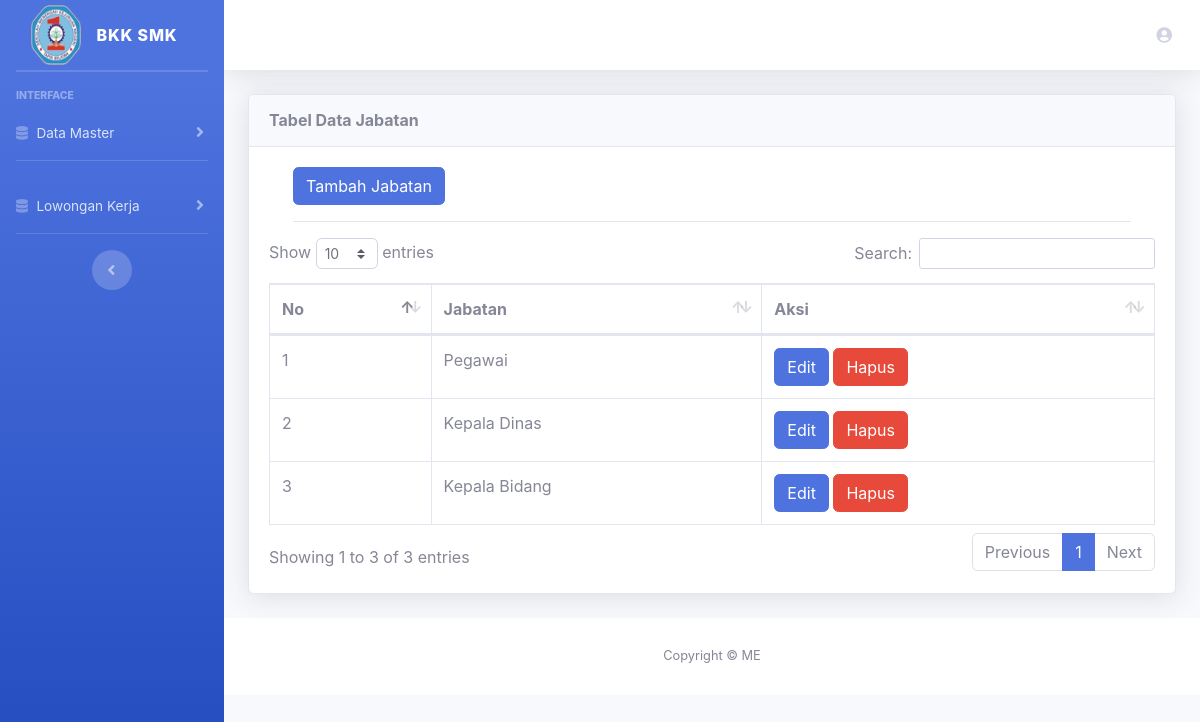
Screenshot of /index.php/admin/jabatan with the database file from the repository.
### tables this page shows
CREATE TABLE `jabatan` (
  `id_jab` int(10) NOT NULL,
  `nama_jab` varchar(30) NOT NULL
);

### application/controllers/Admin.php (called while the page is built, shortened)
<?php
class Admin extends CI_Controller
{
    public function __construct()
    {
        $this->load->library('form_validation');
        $this->load->model('jabatan_m');
        $this->load->model('pegawai_m');
        $this->load->model('bidang_m');
        $this->load->model('pengajuan_m');
    }
    public function jabatan()
    {
        $data['judul'] = 'Data Bidang';
        $data['nama'] = $this->session->userdata('nama_lengkap');
        $data['data'] = $this->jabatan_m->get_all_jab();
        $this->load->view('template/header', $data);
        $this->load->view('admin/jabatan/data_jabatan', $data);
        $this->load->view('template/footer');
    }
}

### index.php (called while the page is built, shortened)
<?php
require_once BASEPATH.'core/CodeIgniter.php';

### application/models/Jabatan_m.php (called while the page is built, shortened)
<?php
class Jabatan_m extends CI_Model
{
    function get_all_jab()
    {
        $this->db->order_by('id_jab', 'DESC');
        return $this->db->get('jabatan')->result();
    }
}

### application/views/admin/jabatan/data_jabatan.php (the view)
<div class="container-fluid">
    <div class="card shadow mb-4">
        <div class="card-header py-3">
            <h6 class="m-0 font-weight-bold ">Tabel Data Jabatan</h6>
        </div>
        <div class="card-body">
            <div class="table-responsive">
                <div class="container">
                    <a href="<?= base_url('admin/tambah_jabatan') ?>" class="btn btn-primary">Tambah Jabatan</a>
                    <hr>
                </div>
                <table class="table table-bordered" id="dataTable" width="100%" cellspacing="0">
                    <thead>
                        <tr>
                            <th>No</th>
                            <th>Jabatan</th>
                            <th>Aksi</th>
                        </tr>
                    </thead>
                    <tbody>
                        <?php
                        $nomor = 1;
                        foreach ($data as $x) { ?>
                            <tr>
                                <td><?= $nomor++; ?></td>
                                <td><?= $x->nama_jab; ?></td>
                                <td>
                                    <a href="<?= base_url('admin/edit_jabatan/') . $x->id_jab; ?>" class="btn btn-primary">Edit</a>
                                    <a href="<?= base_url('admin/hapus_jabatan/') . $x->id_jab; ?>" onclick="return confirm('Yakin Hapus?')" class="btn btn-danger">Hapus</a>
                                </td>
                            </tr>
                        <?php } ?>
                    </tbody>
                </table>
            </div>
        </div>
    </div>
</div>

### rows the page displays
jabatan: nama_jab "Pegawai"
jabatan: nama_jab "Kepala Dinas"
jabatan: nama_jab "Kepala Bidang"
